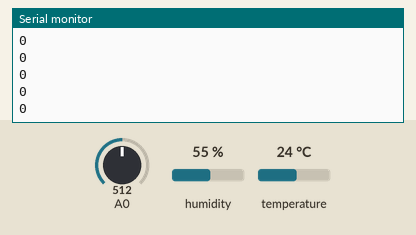
Recording of a sketch running on a simulated Arduino Uno, built with avr-gcc and run on an emulated ATmega328P. Parts: the last lines printed to the serial monitor. Inputs (shaded band) come from the test bench; at power-on: humidity 55 %, temperature 24 °C, A0 = 512.

Above: at 1.2 s.
1.3 s: humidity set to 22 %
At 2.1 s:
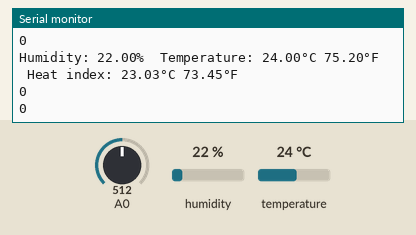
5.5 s: temperature set to 12 °C
At 6.0 s:
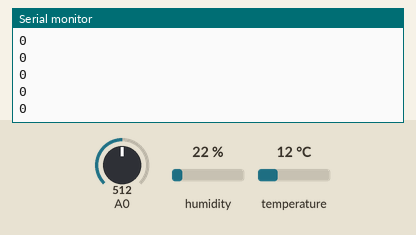
7.0 s: humidity set to 40 %
Timing chart, 0 to 10.0 s (numbered marks = the images above; inputs shaded):
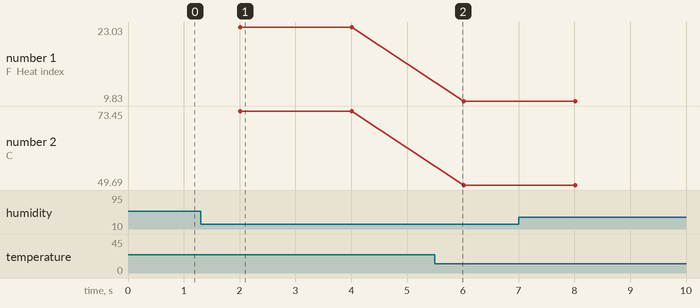

Measured:
- after the input at 1.3 s, the serial monitor: prints a new line after 0.71 s (image 1)
- plotted number 1: 23.03 → 9.83 after the input at 5.5 s, 9.83 → 10.3 after the input at 7.0 s
- plotted number 2: 73.45 → 49.69 after the input at 5.5 s, 49.69 → 50.54 after the input at 7.0 s

The sketch:

WindSensorundTempundFeuchtigkeit.ino
```cpp
// Example testing sketch for various DHT humidity/temperature sensors
// Written by ladyada, public domain

// REQUIRES the following Arduino libraries:
// - DHT Sensor Library: https://github.com/adafruit/DHT-sensor-library
// - Adafruit Unified Sensor Lib: https://github.com/adafruit/Adafruit_Sensor

float Geschwindigkeit;
float timea=0;
float timeb;
float timec;
int a=0;
int b=0;
#include "DHT.h"

#define DHTPIN 2     // Digital pin connected to the DHT sensor
// Feather HUZZAH ESP8266 note: use pins 3, 4, 5, 12, 13 or 14 --
// Pin 15 can work but DHT must be disconnected during program upload.

// Uncomment whatever type you're using!
//#define DHTTYPE DHT11   // DHT 11
#define DHTTYPE DHT22   // DHT 22  (AM2302), AM2321
//#define DHTTYPE DHT21   // DHT 21 (AM2301)

// Connect pin 1 (on the left) of the sensor to +5V
// NOTE: If using a board with 3.3V logic like an Arduino Due connect pin 1
// to 3.3V instead of 5V!
// Connect pin 2 of the sensor to whatever your DHTPIN is
// Connect pin 3 (on the right) of the sensor to GROUND (if your sensor has 3 pins)
// Connect pin 4 (on the right) of the sensor to GROUND and leave the pin 3 EMPTY (if your sensor has 4 pins)
// Connect a 10K resistor from pin 2 (data) to pin 1 (power) of the sensor

// Initialize DHT sensor.
// Note that older versions of this library took an optional third parameter to
// tweak the timings for faster processors.  This parameter is no longer needed
// as the current DHT reading algorithm adjusts itself to work on faster procs.
DHT dht(DHTPIN, DHTTYPE);

void setup() {
  Serial.begin(9600);
  Serial.println(F("DHTxx test!"));
  pinMode(A0, INPUT);
  dht.begin();
}

unsigned long lastDhtRead = 0;
const unsigned long DHT_INTERVAL_MS = 2000;

void loop() {
  // Wind-Logik: schnell abtasten (wie Python ky053.py)
  a = b;
  b = analogRead(A0);
  if (b - a > 800) {
    timea = timeb;
    timeb = millis();
    Geschwindigkeit = round(1000 / (timeb - timea) * 1.326);
    Serial.println(Geschwindigkeit);
  }
  timec = millis();
  if ((timec - timeb) > 1000) Serial.println(0);
  delay(5);

  // DHT22: nur alle 2 Sekunden lesen (Sensor braucht Pause)
  if (millis() - lastDhtRead >= DHT_INTERVAL_MS) {
    lastDhtRead = millis();
  // Sensor readings may also be up to 2 seconds 'old' (its a very slow sensor)
  float h = dht.readHumidity();
  // Read temperature as Celsius (the default)
  float t = dht.readTemperature();
  // Read temperature as Fahrenheit (isFahrenheit = true)
  float f = dht.readTemperature(true);

  // Check if any reads failed and exit early (to try again).
  if (isnan(h) || isnan(t) || isnan(f)) {
    Serial.println(F("Failed to read from DHT sensor!"));
    return;
  }

  // Compute heat index in Fahrenheit (the default)
  float hif = dht.computeHeatIndex(f, h);
  // Compute heat index in Celsius (isFahreheit = false)
  float hic = dht.computeHeatIndex(t, h, false);

  Serial.print(F("Humidity: "));
  Serial.print(h);
  Serial.print(F("%  Temperature: "));
  Serial.print(t);
  Serial.print(F("°C "));
  Serial.print(f);
  Serial.print(F("°F  Heat index: "));
  Serial.print(hic);
  Serial.print(F("°C "));
  Serial.print(hif);
  Serial.println(F("°F"));
  }
}
```
